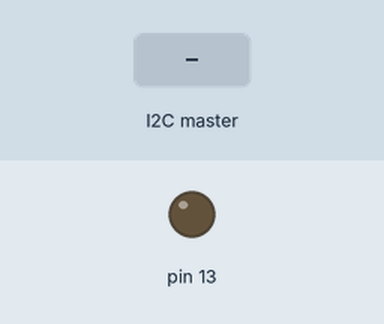
A program run on a simulated Arduino Uno, built with avr-gcc and run on an emulated ATmega328P. Shown: output pins drawn as LEDs (lit = HIGH). The test bench sets the inputs (shaded band). What the program prints to the serial monitor is not drawn.

Above: at 1.2 s.
1.3 s: the I2C master sends the byte 1
At 2.3 s:
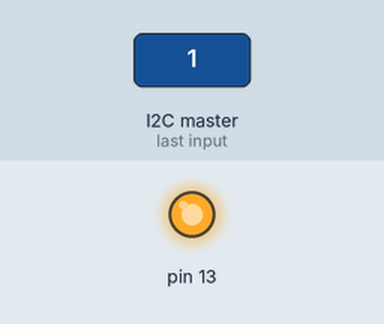
2.8 s: the I2C master sends the byte 2
4.3 s: the I2C master sends the byte 90
Timing chart, 0 to 7.3 s (numbered marks = the images above; inputs shaded):
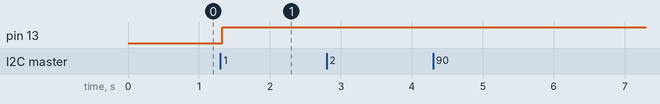

Measured:
- after the input at 1.3 s, pin 13: LOW → HIGH at once
- after the input at 2.8 s, every drawn part: stays the same
- after the input at 4.3 s, every drawn part: stays the same

The program:

main.cpp
```cpp
#include <Arduino.h>
#include <Wire.h>

#define TERMINATOR 0x0

void realloc_buffer();
void on_data_received(int count);
void on_data_requested();
void serial_write_data(uint8_t count);
void on_data_received_terminator(int count);
void serial_write_data_terminator(uint8_t terminator);
void on_data_requested_terminator();

uint8_t* buffer = NULL;

void setup()
{
  buffer = (uint8_t*)malloc(0xFF);

  Serial.begin(9600);
  Wire.begin(0x0F);

  Wire.onReceive(on_data_received_terminator);
  Wire.onRequest(on_data_requested_terminator);

  pinMode(13, OUTPUT);
  Serial.println("test");
}

void loop()
{

}

void on_data_received(int count)
{
  Wire.readBytes(buffer, count);

  serial_write_data((uint8_t)count);

  digitalWrite(13, 1);
}

void on_data_requested()
{
  Serial.println("Data requested");

  Wire.write("Hello world!", 12);

  digitalWrite(13, 1);
}

void on_data_received_terminator(int count)
{
  Wire.readBytesUntil(TERMINATOR, buffer, count);

  serial_write_data_terminator(TERMINATOR);

  digitalWrite(13, 1);
}

void on_data_requested_terminator()
{
  Serial.println("Data requested");

  //char* tx_buffer = (char*)malloc(14);
  //strcpy(tx_buffer, "Hello World!");
  //tx_buffer[13] = TERMINATOR;

  Wire.write("Hello world!", 13);

  digitalWrite(13, 1);
}

void serial_write_data(uint8_t count)
{
  Serial.println("#: T | BBBBBBBB | HH | DEC");

  for (uint8_t i = 0; i < count; i++)
  {
    Serial.print(i, DEC);
    Serial.print(": ");
    Serial.print((char)buffer[i]);
    Serial.print(" | ");
    Serial.print(buffer[i], BIN);
    Serial.print(" | ");
    Serial.print(buffer[i], HEX);
    Serial.print(" | ");
    Serial.println(buffer[i], DEC);
  }

  Serial.println("--------------------------");
}

void serial_write_data_terminator(uint8_t terminator)
{
  Serial.println("#: T | BBBBBBBB | HH | DEC");

  for (uint8_t i = 0; true; i++)
  {
    Serial.print(i, DEC);
    Serial.print(": ");
    Serial.print((char)buffer[i]);
    Serial.print(" | ");
    Serial.print(buffer[i], BIN);
    Serial.print(" | ");
    Serial.print(buffer[i], HEX);
    Serial.print(" | ");
    Serial.println(buffer[i], DEC);

    if (buffer[i] == TERMINATOR) break;
  }

  Serial.println("--------------------------");
}
```
